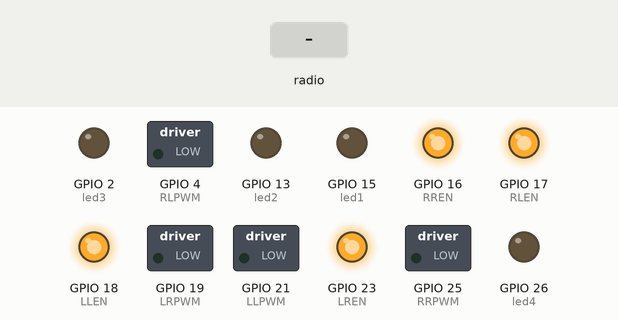
A program run on a simulated ESP32 board running MicroPython. Parts: switched loads named in the program (green lamp = pin HIGH), output pins drawn as LEDs (lit = HIGH). The test bench sets the inputs (shaded band). What the program prints to the serial console is not drawn.

Above: at 0.1 s.
At 1.2 s:
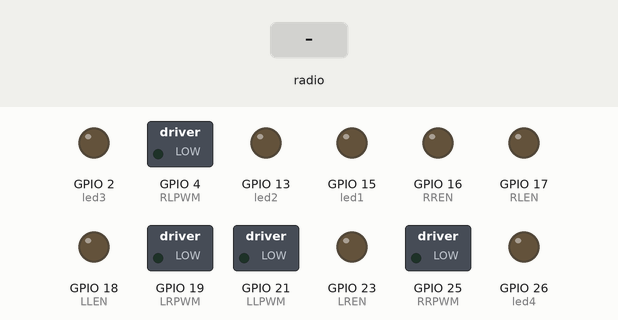
1.3 s: radio message "b" arrives
2.8 s: radio message "1" arrives
Timing chart, 0 to 5.8 s (numbered marks = the images above; inputs shaded):
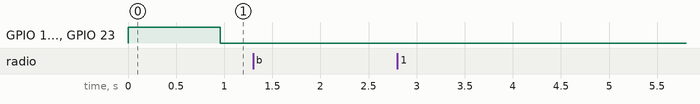

Measured:
- after the input at 1.3 s, every drawn part: stays the same
- after the input at 2.8 s, every drawn part: stays the same

The program:

RR02-soccer_bot_code.py
```python
import network, espnow, time, machine, json, gc
from machine import Pin, PWM

#pin setup#
#leds
led1 = PWM(Pin(15), freq=1000)
led2 = PWM(Pin(13), freq=1000)
led3 = PWM(Pin(2), freq=1000)
led4 = PWM(Pin(26), freq=1000)
#motor driver pins
#Left 4 pins
LLEN = machine.Pin(18, machine.Pin.OUT)
LREN = machine.Pin(23, machine.Pin.OUT)
LLPWM = PWM(Pin(21), freq=20000)
LRPWM = PWM(Pin(19), freq=20000)
#Right 4 pins
RLEN = machine.Pin(17, machine.Pin.OUT)
RREN = machine.Pin(16, machine.Pin.OUT)
RLPWM = PWM(Pin(4), freq=20000)
RRPWM = PWM(Pin(25), freq=20000)
#wifi for espnow
w0 = network.WLAN(network.STA_IF)
w0.active(True)
#espnow com
espcom = espnow.ESPNow()
espcom.active(True)

#functions#
#shutdown func for no signal
def shutdown():
    led1.duty(0)
    led2.duty(0)
    led3.duty(0)
    led4.duty(0)
    LLEN.value(0)
    LREN.value(0)
    RLEN.value(0)
    RREN.value(0)
    LLPWM.duty(0)
    LRPWM.duty(0)
    RRPWM.duty(0)
    RLPWM.duty(0)
shutdown()
#main event func
def event(data):
    print(data)
    light = data['ljoysw']
    if light == 1:
        led1.duty(20)
        led2.duty(20)
        led3.duty(200)
        led4.duty(200)
    else:
        led1.duty(0)
        led2.duty(0)
        led3.duty(0)
        led4.duty(0)
    x = data["rjoyx"]
    y = data["rjoyy"]
    throttle = data['ljoyy']
    throttle = int((100+throttle)/2) #to convert the -100 to 100 range into 0-100
    if (x<=10 and x>=-10):
        x = 0
    if (y<=10 and y>=-10):
        y = 0
    left = y-x
    right = y+x
    val_list = [left, right]
    for i in range(2):
        if (val_list[i] > 100):
            val_list[i] = 100
        if (val_list[i] < -100):
            val_list[i] = -100
    if val_list[0] < 0:
        lrotate = 'b'
        val_list[0] = val_list[0]*-1
    else:
        lrotate = 'f'
    if val_list[1] < 0:
        rrotate = 'b'
        val_list[1] = val_list[1]*-1
    else:
        rrotate = 'f'
    left_val = int((((val_list[0]*throttle)/100)/100)*1023)
    right_val = int((((val_list[1]*throttle)/100)/100)*1023)
    print(f'(l, r) = {val_list[0]}, {val_list[1]},throttle({throttle})')
    print(f'left, right = {left_val}, {right_val}')
    if lrotate == 'b':
        LLPWM.duty(0)
        LRPWM.duty(left_val)
    else:
        LLPWM.duty(left_val)
        LRPWM.duty(0)
    if rrotate == 'b':
        RLPWM.duty(0)
        RRPWM.duty(right_val)
    else:
        RLPWM.duty(right_val)
        RRPWM.duty(0)
mac = b'\x00K\x12<\xf28' #known mac address of a controller
espcom.add_peer(mac)
confirm = 'ok'
con_msg = json.dumps(confirm) #confirm msg of receiving signal
recv_error = 0
#enabling drivers
LLEN.value(1)
LREN.value(1)
RLEN.value(1)
RREN.value(1)
while True:
    try:
        host, msg = espcom.recv(100)
        if host==mac:
            try:
                data = json.loads(msg)
                print('data')
                event(data)
                espcom.send(con_msg)
                recv_error = 0
            except Exception as e:
                recv_error+=1
                print(e)
        else:
            recv_error+=1
    except Exception as er:
        print(er)
        continue
    if recv_error>=6:
                shutdown()
                recv_error=0
    time.sleep(0.07)
```
